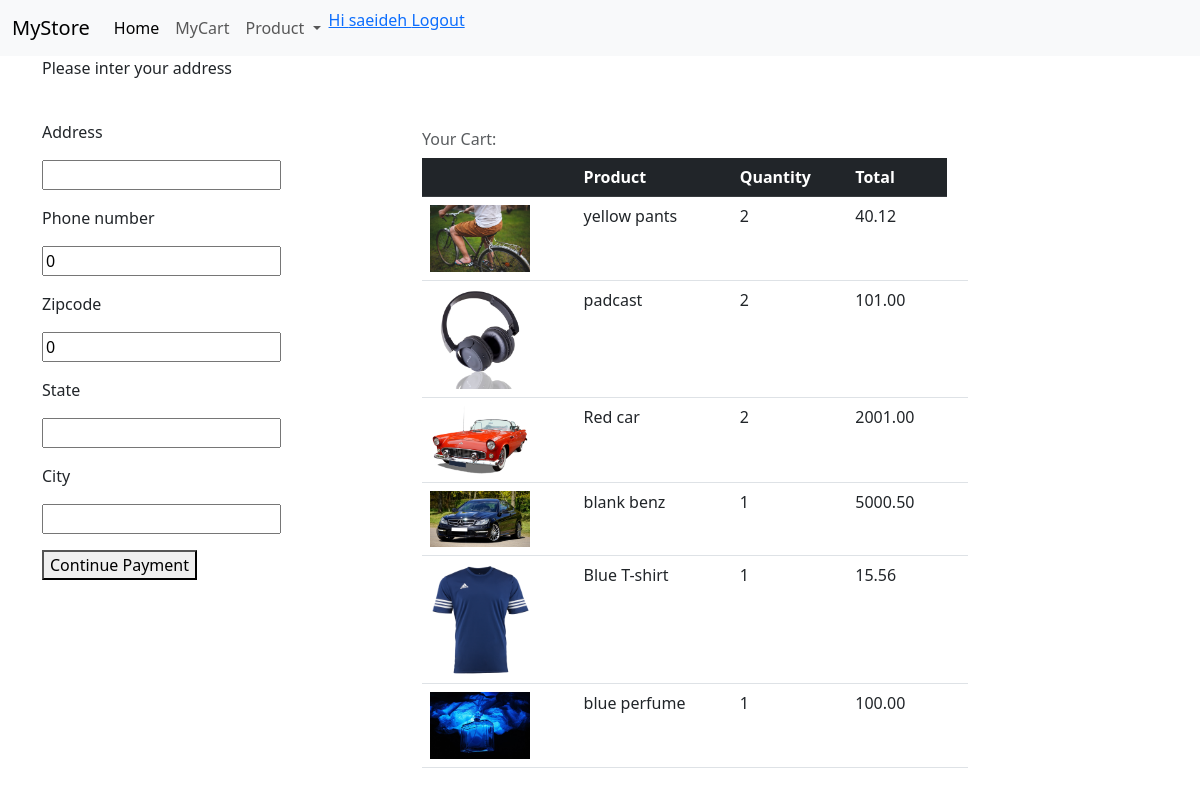
The app's page /payment/ (signed in) with its own data.
### store/models.py (models this page shows, shortened)
class OrderItem(models.Model):
    order = models.ForeignKey(Order, on_delete=models.CASCADE)
    product = models.ForeignKey(Product,null=True, blank=False,
                                    on_delete=models.SET_NULL)
    quantity = models.IntegerField()
    @property
    def total_price_item(self):
        return(self.quantity * self.product.price)

class Product(models.Model):
    name = models.CharField(max_length=200)
    descriptin = models.TextField(null=True, blank=True)
    price = models.DecimalField(max_digits=10, decimal_places=2)
    digital = models.BooleanField(default=False)
    comment = models.ForeignKey(Comment, null=True,blank=True, on_delete=models.SET_NULL)
    image = models.ImageField(upload_to = "images", blank=True, null=True)
    create_date = models.DateTimeField(auto_now_add=True, null=True, blank=True)
    update_date = models.DateTimeField(auto_now=True)
    @property
    def imageUrl(self):
        try:
            url =self.image.url
        except:
            url = ''
        return url

### store/views.py (the view, shortened to what this page needs)
# urls.py: path('payment/', views.payment_page, name="payment"),
def payment_page(request):
    if request.user.is_authenticated:
        customer = request.user.customer
        order, created = Order.objects.get_or_create(customer=customer)
        order_items = order.orderitem_set.all()
        is_saved_customer = False
        if ShippinAddress.objects.filter(customer=customer).exists():
            saved_customer_address =ShippinAddress.objects.filter(customer=customer)
            is_saved_customer = True
        else:
            is_saved_customer = False
            saved_customer_address = ""
        address_form = ShippingAddressForm()
        context = {
        "order_items" : order_items,
        "order" : order,
        "address_form": address_form,
        "saved_customer_address": saved_customer_address,
        "is_saved_customer": is_saved_customer,
        }
        return render(request, "store/payment.html",context)
    else:
        context = {}
        return redirect("login")

### store/forms.py
class ShippingAddressForm(forms.ModelForm):
    class Meta:
        model = ShippinAddress
        exclude = ['customer']

### store/context_processors.py (called while the page is built)
def check_login(request):
    user = request.user
    is_logged_in = user.is_authenticated
    if is_logged_in:
        first_name = user.first_name
    else:
        first_name =""
    return {
        'is_logged_in': is_logged_in,
        'first_name':first_name ,
            }

### store/templates/store/payment.html (shortened to what this page needs)
{% extends 'store/main.html' %}
{% load static %}
{% block content %}
  <div class="container" max-width ="90%">
    <div class="row">
      <div class="col-9">
        {% if is_saved_customer %}
         Select your address
          <form method="POST" id="select_address" >
            {% csrf_token %}
            <select name="select_address" class="form-select form-select-lg mb-3" aria-label=".form-select-lg example">
              {% for address in  saved_customer_address %}
                <option value="{{address}}" >
                  {{address.city}} - {{address.address|slice:":25"}}...</option>
              {% endfor %}
            </select>
            <button type="submit" name="select_address_submit">Send For this address</button>
          </form>
        {%else%}
         <p>Please inter your address</p>
        {% endif %}
      </div>
      <div class="col-4"><br>
        <form method="POST" action="{%url "payment"%} id="addressform">
          {% for feild in address_form %}
           <p>{{feild.label}}</p>
           <p>{{feild}}</p>
          {% endfor %}
          <button type="submit" name="addressform_submit">Continue Payment</button>
        </form>
      </div>
      <div class="col-6"><br><table class="table caption-top">
        <caption>Your Cart:</caption>
        <thead class="table-dark">
          <tr>
            <th scope="col"></th>
            <th scope="col">Product</th>
            <th scope="col">Quantity</th>
            <th scope="col">Total</th>
          </tr>
        </thead>
        <tbody>
          {% for order_item in order_items %}
          <tr>
            <th scope="row"><img src="{{order_item.product.imageUrl}}" width="100" alt="{{order_item.product.name}}"></th>
            <td>{{order_item.product.name}}</td>
            <td>{{order_item.quantity}}</td>
            <td>{{order_item.total_price_item}}</td>
            <td> </div>
            </tr>
            {% endfor %}
{% endblock content %}

### store/templates/store/main.html (shortened to what this page needs)
{% load static %}
<html lang="en">
<head>
    <link href="https://cdn.jsdelivr.net/npm/bootstrap@5.3.0-alpha3/dist/css/bootstrap.min.css"
     rel="stylesheet">
</head>
<body>
    {% block navbar %}
        <nav class="navbar navbar-expand-lg bg-body-tertiary">
            <div class="container-fluid">
            <a class="navbar-brand" href="#">MyStore</a>
            <div class="collapse navbar-collapse" id="navbarSupportedContent">
                <ul class="navbar-nav me-auto mb-2 mb-lg-0">
                <li class="nav-item">
                    <a class="nav-link active" aria-current="page" href="{% url "store" %}">Home</a>
                </li>
                <li class="nav-item">
                    <a class="nav-link" href="{% url "cart" %}">MyCart</a>
                </li>
                <li class="nav-item dropdown">
                    <a class="nav-link dropdown-toggle" href="#" role="button" data-bs-toggle="dropdown" aria-expanded="false">
                    Product
                    </a>
                </li>
                <li class="nav-item">
                  {% if is_logged_in %}
                    <a href="{% url 'logout' %}">Hi {{first_name}} Logout</a>
                  {% else %}
                    <a href="{% url 'login' %}">Login</a>
                  {% endif %}</a>
                </li>
                </ul>
            </div>
            </div>
        </nav>
    {% endblock navbar %}
    {%block content%}
    {%endblock content%}
</body>
</html>

### records on screen
OrderItem: product.imageUrl (picture), product.name "yellow pants", quantity "2", total_price_item "40.12"
OrderItem: product.imageUrl (picture), product.name "padcast", quantity "2", total_price_item "101.00"
OrderItem: product.imageUrl (picture), product.name "Red car", quantity "2", total_price_item "2001.00"
OrderItem: product.imageUrl (picture), product.name "blank benz", quantity "1", total_price_item "5000.50"
OrderItem: product.imageUrl (picture), product.name "Blue T-shirt", quantity "1", total_price_item "15.56"
OrderItem: product.imageUrl (picture), product.name "blue perfume", quantity "1", total_price_item "100.00"

### other values on screen
{{ first_name }} "saeideh"
{{ feild.label }} "Address" "Phone number" "Zipcode" "State" "City"
